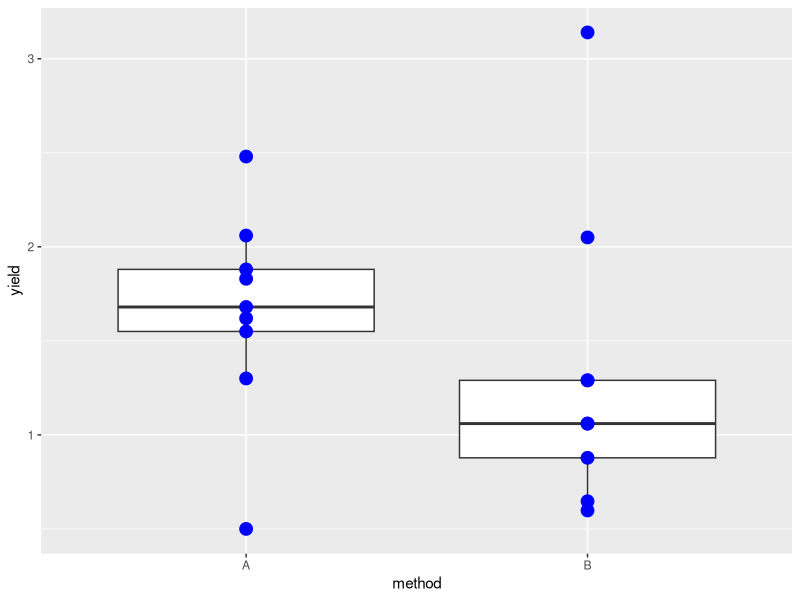
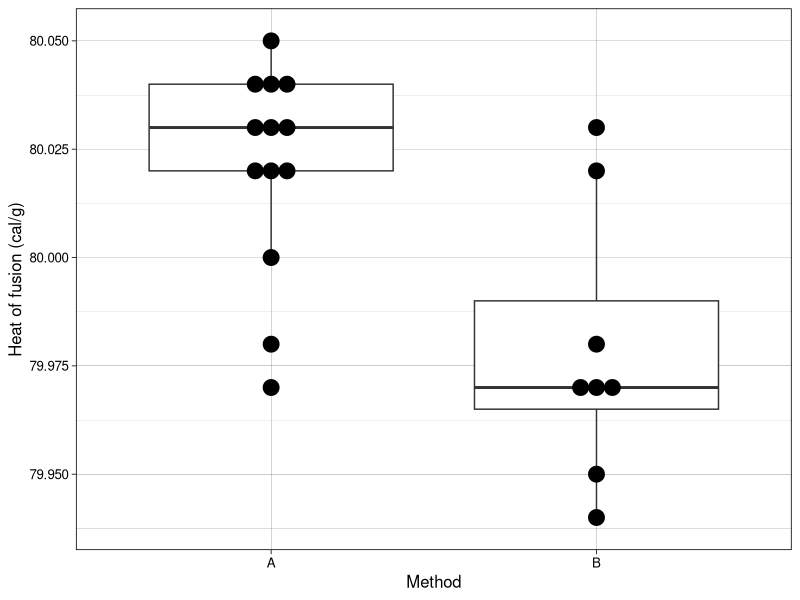
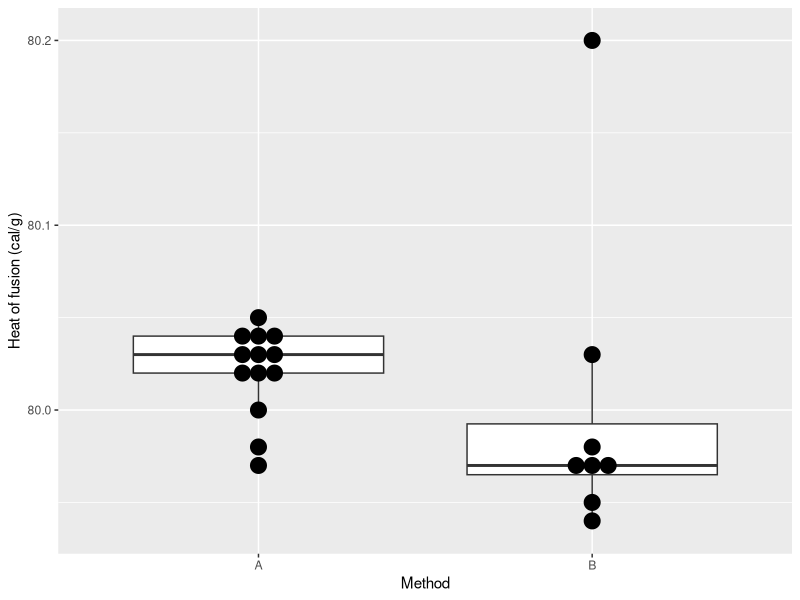
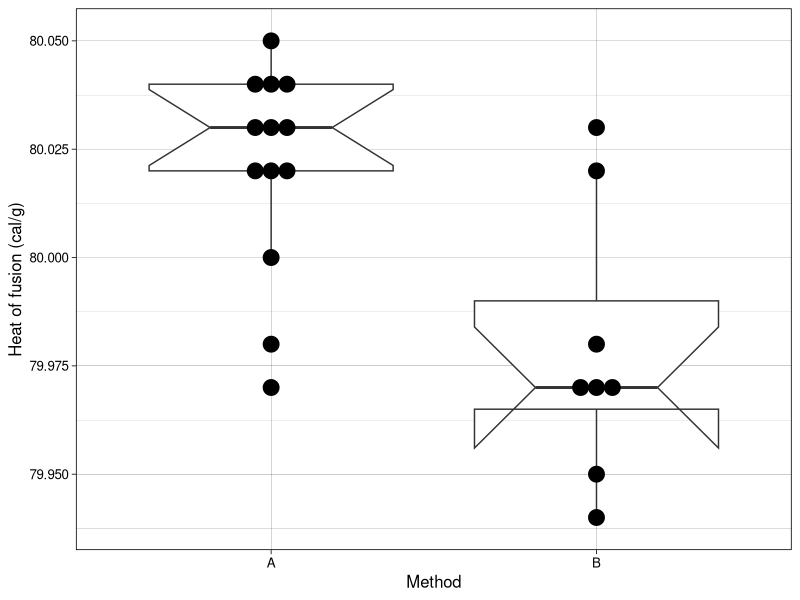

Source code (R) for these figures, in order:
## ---- chunk 1
library(tidyverse)
## ---- chunk 2
A = c(32, 29, 35, 28)     # n_A = 4
B = c(27, 31, 26, 25, 30) # n_B = 5
# Then N = 9 
dat = data.frame(
  yield = c(A, B),
  method = c(rep("A", length(A)),
             rep("B", length(B)))
)
## ---- chunk 3
A = c(1.83, 0.50, 1.62, 2.48, 1.68, 1.88, 1.55, 2.06, 1.30)
B = c(0.878, 0.647, 0.598, 2.05, 1.06, 1.29, 1.06, 3.14, 1.29)
dat = data.frame(
  yield = c(A, B),
  method = c(rep("A", length(A)),
             rep("B", length(B)))
)
## ---- chunk 4
library(ggplot2)
ggplot(dat, aes(x = method, y = yield)) + 
  geom_boxplot() + 
  geom_point(size = 4, colour = "blue")
## ---- chunk 5
dat = dat |> mutate(rank = rank(yield))
dat
## ---- chunk 6
w_A = dat |> 
  filter(method == "A") |> 
  pull(rank) |> 
  sum()
w_A
## ---- chunk 7
sum_dat = dat |>
  group_by(method) |> 
  summarise(n = n(),
            w = sum(rank))
sum_dat
## ---- chunk 8
n_A = sum_dat |> 
  filter(method == "A") |> 
  pull(n)
n_B = sum_dat |> 
  filter(method == "B") |>
  pull(n)
# using the sums of the A sample
w_A = sum_dat |> 
  filter(method == "A") |> 
  pull(w)
ew_A = n_A * (n_A + n_B + 1)/2 
minw_A = n_A * (n_A + 1)/2 

# check what the expected value is
ew_A # = 20
# and 
minw_A # = 10
## ---- chunk 9
c(minw_A, w_A, ew_A) # w_A > ew_A

# looking in the upper tail, so use lower.tail = FALSE
2 * pwilcox(w_A - minw_A - 1, n_A, n_B, lower.tail = FALSE)
## ---- chunk 10
sum_dat
# using the sums of the B sample
w_B = sum_dat |> 
  filter(method == "B") |> 
  pull(w)
ew_B = n_B * (n_B + n_A + 1)/2 
minw_B = n_B * (n_B + 1)/2 
c(minw_B, w_B, ew_B)
# now looking in the lower tail
2 * pwilcox(w_B - minw_B, n_B, n_A)
## ---- chunk 11
wilcox.test(A, B, paired = FALSE) 

# linear regression test
wilcox.test(yield ~ method, data = dat)
## ---- chunk 12
t.test(A, B) # t.test(yield ~ method, data = dat)
## ---- chunk 13
A = c(79.98, 80.04, 80.02, 80.04, 80.03, 80.03, 80.04, 
      79.97, 80.05, 80.03, 80.02, 80.00, 80.02)
B = c(80.02, 79.94, 79.98, 79.97, 79.97, 80.03, 79.95, 
      79.97)
heat = data.frame(
  energy = c(A,B),
  method = rep(c("A","B"), c(length(A), length(B))))
## ---- chunk 14
heat = heat |> 
  dplyr::mutate(r = rank(energy))
# or equivalently
# heat$rank = rank(heat$energy)
heat |> arrange(r) 
## ---- chunk 15
heat |>
  dplyr::group_by(method) |> 
  dplyr::summarise(
    w = sum(r), # observed test statistic = 180
    xbar = mean(energy),
    sd = sd(energy),
    n = n()
  ) |> 
  knitr::kable(format = "markdown", 
               digits = 3)

# heat
## ---- chunk 16
1-pnorm(2.7 , 0 , 1) # 0.00347
## ---- chunk 17
ggplot(heat, aes(x = method, y = energy)) + 
  geom_boxplot() + 
  geom_dotplot(stackdir = "center",
               binaxis = "y") +
  theme_linedraw(base_size = 12) + 
  labs(y = "Heat of fusion (cal/g)",
       x = "Method")
## ---- chunk 18
heat_sum = heat |>
  dplyr::group_by(method) |> 
  dplyr::summarise(
    w = sum(r),
    xbar = mean(energy),
    s = sd(energy),
    n = n()
  )
heat_sum
## ---- chunk 19
na = heat_sum$n[heat_sum$method == "A"]
nb = heat_sum$n[heat_sum$method == "B"]
N = na + nb # total number of observations
c(na, nb, N)
## ---- chunk 20
w = heat_sum$w[heat_sum$method == "A"]
EW = na * (N + 1)/2
c(w, EW)
## ---- chunk 21
sumsqrank = sum(heat$r^2)
g = N * (N + 1)^2/4
varW = na * nb * (sumsqrank - g)/(N * (N - 1))
t0 = (w - EW)/sqrt(varW)
t0
## ---- chunk 22
1 - pnorm(t0)
## ---- chunk 23
wilcox.test(A, B, alternative = 'greater', correct = FALSE)
## ---- chunk 24
t.test(A, B, alternative = 'greater')
## ---- chunk 25
# change the first value for the B method
heat1 = heat
heat1$energy[14] = 80.20 # instead of 80.02
# recalculate ranks
heat1 = heat1 |> dplyr::mutate( 
  r = rank(energy)
)
heat1
## ---- chunk 26
heat1 |>
  dplyr::group_by(method) |> 
  dplyr::summarise(
    w = sum(r),
    Mean = mean(energy),
    SD = sd(energy),
    n = n()
  ) |> 
  knitr::kable(digits = 3)
## ---- chunk 27
ggplot(heat1) + 
  aes(x = method, y = energy) + 
  geom_boxplot() + 
  geom_dotplot(stackdir = "center",
               binaxis = "y") +
  labs(y = "Heat of fusion (cal/g)",
       x = "Method")
## ---- chunk 28
wilcox.test(energy ~ method, data = heat1, 
            alternative = 'greater',
            correct = FALSE)
wilcox.test(energy ~ method, data = heat, 
            alternative = 'greater',
            correct = FALSE)
## ---- chunk 29
t.test(energy ~ method, data = heat1, alternative = 'greater')
t.test(energy ~ method, data = heat, alternative = 'greater')
## ---- chunk 30
ggplot(heat, aes(x = method, y = energy)) + 
  geom_boxplot(notch = TRUE) + 
  geom_dotplot(stackdir = "center",
               binaxis = "y") +
  theme_linedraw(base_size = 12) + 
  labs(y = "Heat of fusion (cal/g)",
       x = "Method")
